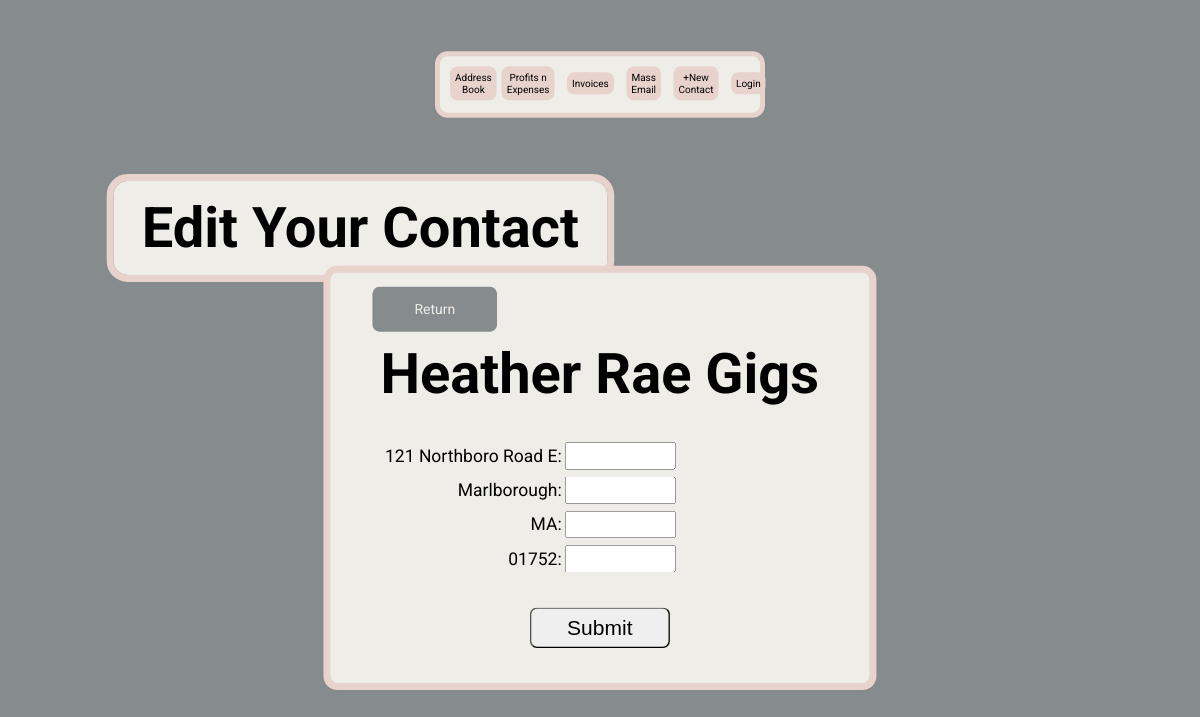
Screenshot of /edit-field/2/address with the database file from the repository.
### main.py (models this page shows)
class DataBase(db.Model):
    __tablename__ = 'database'
    id = db.Column(db.Integer, primary_key=True)
    facility = db.Column(db.String(250), nullable=False)
    town = db.Column(db.String(250), nullable=False)
    street = db.Column(db.String(250), nullable=False)
    state = db.Column(db.String(250), nullable=False)
    zip_code = db.Column(db.String(250), nullable=False)
    distance_hour = db.Column(db.Integer)
    distance_min = db.Column(db.Integer)
    location_img_url = db.Column(db.String(250))
    mass_email = db.Column(db.Boolean)
    contact_person = db.relationship('ContactTable')
    email = db.relationship('EmailTable')
    phone_number = db.relationship('PhoneNumberTable')
    preferred_day_time = db.relationship('PreferredDayTimeTable')
    venue_type = db.relationship('VenueTypeTable')
    performance_type = db.relationship('PerformanceTypeTable')
    duration = db.relationship('DurationTable')
    price_date = db.relationship('PriceDateTable')
    setlist = db.relationship('SetlistTable')
    marketing = db.relationship('MarketingTable')
    comments = db.relationship('CommentsTable')
    feedback = db.relationship('FeedbackTable')
    testimonials = db.relationship('TestimonialTable')
    invoice = db.relationship('InvoiceTable')
    mileage = db.relationship('MileageTable')

### main.py (the view)
@app.route('/edit-field/<int:id>/<field>', methods=['GET', 'POST'])
def edit_field(id, field):
    facility = DataBase.query.filter_by(id=id).first()
    form = AddressBookForm()
    venue = last_item(compare_field_return_data('facility', field, facility.facility))
    if 'contact_person' == field:
        contacts = return_table_list(facility.contact_person)
    else:
        contacts = None
    if 'distance_time' == field:
        distance_hour = facility.distance_hour
        distance_min = facility.distance_min
    else:
        distance_hour = None
        distance_min = None
    location_img = compare_field_return_data('location_img', field, facility.location_img_url)
    address = compare_field_address('address', field, facility.street, facility.town,
                                    facility.state, facility.zip_code)
    if 'phone_number' == field:
        phone_numbers = return_table_list(facility.phone_number)
    else:
        phone_numbers = None
    if 'email' == field:
        emails = return_table_list(facility.email)
        mass_email = facility.mass_email
    else:
        emails = None
        mass_email = None
    if 'preferred_day_time' == field:
        days_times = [[day_time.id, day_time.day, day_time.time] for day_time in facility.preferred_day_time]
    else:
        days_times = None
    if 'venue_type' == field or 'performance_type' == field or 'duration_list' == field:
        venue_box = True
        venue_types = return_table_list(facility.venue_type)
        performance_types = return_table_list(facility.performance_type)
        duration_list = [[hour_min.hour, hour_min.minute, hour_min.id] for hour_min in facility.duration]
    else:
        venue_box = None
        venue_types = None
        performance_types = None
        duration_list = None
    if 'date_price' == field:
        price_date_list = [[price_date.price, price_date.date, price_date.id] for price_date in facility.price_date]
    else:
        price_date_list = None
    if 'set_list' == field:
        setlist = return_list(facility.setlist, 'setlist')
        setlist_true = True
    else:
        setlist = None
        setlist_true = None
    if 'market_date' == field:
        market_date_table = return_list(facility.marketing, 'date')
        if market_date_table:
            market_date_list = []
            date_list = []
            facility_marketing = facility.marketing
            for date in market_date_table:
                if date not in date_list:
                    materials = [item.material for item in facility_marketing if item.date == date]
                    url_date = format_url_date(date)
                    market_date_list.append([materials, date, url_date])
                    date_list.append(date)
    else:
        market_date_list = None
    if 'comments' == field:
        comments = facility.comments
    else:
        comments = None
    if 'feedback' == field:
        feedback_list = facility.feedback
    else:
        feedback_list = None
    if 'testimonial' == field:
        testimonials = facility.testimonials
    else:
        testimonials = facility.testimonials
    return render_template('edit-field.html', id=id, facility=facility, form=form, field=field, venue=venue, contacts=contacts,
                           distance_hour=distance_hour, distance_min=distance_min, setlist_true=setlist_true,
                           phone_numbers=phone_numbers, location_img=location_img, address=address, emails=emails, mass_email=mass_email, days_times=days_times,
                           venue_types=venue_types, venue_type_list=venue_type_list, performance_types=performance_types,
                           performance_type_list=performance_type_list, duration_list=duration_list, venue_box=venue_box, price_date_list=price_date_list,
                           weekdays=weekdays,
                           setlist=setlist, market_date_list=market_date_list,
                           comments=comments, feedback_list=feedback_list,
                           feedback_list_items=feedback_list_items,
                           testimonials=testimonials)

### resources.py (called while the page is built)
def compare_field_return_data(correct_field, field, facility_object):
    if correct_field == field:
        if facility_object is None:
            return None
        elif '~' in facility_object:
            return facility_object.split('~')
        else:
            return [facility_object]
    else:
        return None

def compare_field_address(correct_field, field, street, town,
                          state, zip_code):
    if correct_field == field:
        return [street, town, state, zip_code]
    else:
        return None

def last_item(list):
    if list:
        return list[-1]
    else:
        return None

### templates/edit-field.html (shortened to what this page needs)
{% include 'header.html' %}
{% import "bootstrap/wtf.html" as wtf %}
<body>
    <h1 class="gigs editGigs">Edit Your Contact</h1>
    <form method="POST" action="{{ url_for('commit_edit', id=facility.id, field=field) }}" enctype="multipart/form-data">
        <div class="formContainerColumn">
            <div class="returnContainer">
                <a href="{{ url_for('facility_page', id=facility.id) }}">Return</a>
            </div>
            <h1 class="contactH1">Heather Rae Gigs</h1>
            <div class="formContainer">
                {% if address %}
                    {% for item in address %}
                        <div class="formRow">
                            <label class="leftItem">{{ item }}:</label>
                            <input type="text" class="inputField" id="{{ item }}" name="{{ item }}">
                        </div>
                    {% endfor %}
                {% endif %}
            </div>
            {% if date_market or testimonials_list or comments%}
            {% else %}
                {{ form.submit(class_='submitButton') }}
            {% endif %}
        </div>
    </form>
</body>

### static/css/stylesheet.css (style rules this page uses)
html, body { overflow-x: hidden; font-family: 'Roboto', sans-serif; }
body { background-color: #868B8E; font-family: 'Roboto', sans-serif; box-sizing: border-box; }
h1 { font-size: 80px; text-align: center; }
.contactH1 { margin-bottom: 50px; }
.formContainerColumn { display: flex; flex-direction: column; width: 65%; min-width: 475px; margin-bottom: 20px; margin-top: 20px; margin-left: auto; margin-right: auto; background-color: #EEEDE7; border-radius: 20px; border: 10px solid #E7D2CC; min-height: 100px; }
.formContainer { display: flex; justify-content: space-evenly; align-items: center; flex-direction: column; gap: 10px; }
.formRow { display: flex; justify-content: center; align-items: center; width: 100%; gap: 5px; }
.leftItem { width: 254px; display: flex; justify-content: flex-end; flex-wrap: wrap; height: auto; text-align: right; font-size: 25px; }
.inputField { width: 400px; height: 33px; font-size: 25px; }
.submitButton { width: 200px; font-size: 30px; padding: 10px; margin: 50px; margin-left: auto; margin-right: auto; border-radius: 10px; }
.gigs { font-size: 150px; color:black; font-weight: 400px; margin: 20px; background-color: #EEEDE7; width: fit-content; margin-left: auto; margin-right: auto; padding: 20px; padding-right: 40px; padding-left: 40px; border-radius: 20px; outline: 10px solid #E7D2CC; }
.editGigs { font-size: 80px; }
.returnContainer { margin: 40px 60px -20px 60px; }
.returnContainer a { text-decoration: none; color: #EEEDE7; background-color: #868B8E; border-radius: 10px; padding: 20px 60px; font-size: 20px; }
@media only screen and (max-width: 1200px) { .gigs { transform: scale(.7); margin: 0px; } }
@media only screen and (max-width: 1200px) { .inputField { width: 150px; margin-right: 200px; } }
@media only screen and (max-width: 1200px) { .formContainerColumn { transform: scale(.7); margin-top: -120px; } }

### rows the page displays
DataBase: street "121 Northboro Road E", town "Marlborough", state "MA", zip_code "01752"
